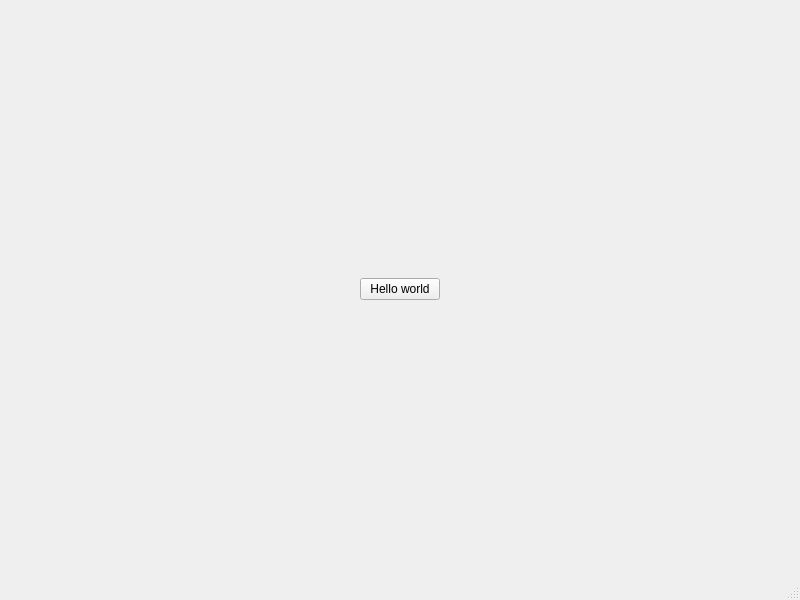
<?xml version="1.0" encoding="UTF-8"?>
<ui version="4.0">
 <class>MainWindow</class>
 <widget class="QMainWindow" name="MainWindow">
  <property name="geometry">
   <rect>
    <x>0</x>
    <y>0</y>
    <width>800</width>
    <height>600</height>
   </rect>
  </property>
  <property name="windowTitle">
   <string>MainWindow</string>
  </property>
  <widget class="QWidget" name="centralwidget">
   <layout class="QHBoxLayout" name="horizontalLayout">
    <item>
     <spacer name="horizontalSpacer">
      <property name="orientation">
       <enum>Qt::Horizontal</enum>
      </property>
      <property name="sizeHint" stdset="0">
       <size>
        <width>40</width>
        <height>20</height>
       </size>
      </property>
     </spacer>
    </item>
    <item>
     <layout class="QVBoxLayout" name="verticalLayout">
      <item>
       <widget class="QPushButton" name="pushButton">
        <property name="text">
         <string>Hello world</string>
        </property>
       </widget>
      </item>
     </layout>
    </item>
    <item>
     <spacer name="horizontalSpacer_2">
      <property name="orientation">
       <enum>Qt::Horizontal</enum>
      </property>
      <property name="sizeHint" stdset="0">
       <size>
        <width>40</width>
        <height>20</height>
       </size>
      </property>
     </spacer>
    </item>
   </layout>
  </widget>
  <widget class="QMenuBar" name="menubar">
   <property name="geometry">
    <rect>
     <x>0</x>
     <y>0</y>
     <width>800</width>
     <height>21</height>
    </rect>
   </property>
  </widget>
  <widget class="QStatusBar" name="statusbar"/>
 </widget>
 <resources/>
 <connections/>
</ui>
